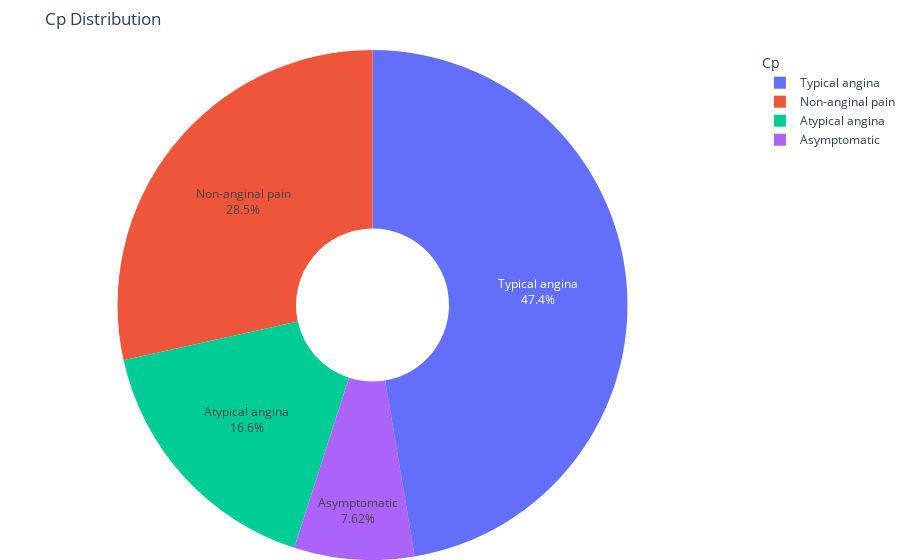

Here is the notebook cell this chart was saved with:
### Code cell
plotUnivariateCategorical(edf,'cp')

### Figure 1 — Plotly figure (JSON) as saved in the notebook; plotly's stock layout.template omitted (floating-point values rounded to 4 significant figures; data arrays with more than 128 entries replaced by an {"elided": "..."} marker saying what was removed)
{"data": [{"domain": {"x": [0, 1], "y": [0, 1]}, "hole": 0.3, "hovertemplate": "Cp=%{label}<extra></extra>", "labels": {"elided": "302 str values"}, "legendgroup": "", "name": "", "showlegend": true, "textinfo": "percent+label", "textposition": "inside", "type": "pie"}], "layout": {"legend": {"title": {"text": "Cp"}, "tracegroupgap": 0}, "margin": {"b": 0, "l": 0, "r": 0, "t": 50}, "piecolorway": ["#636EFA", "#EF553B", "#00CC96", "#AB63FA", "#FFA15A", "#19D3F3", "#FF6692", "#B6E880", "#FF97FF", "#FECB52"], "title": {"text": "Cp Distribution"}}}
